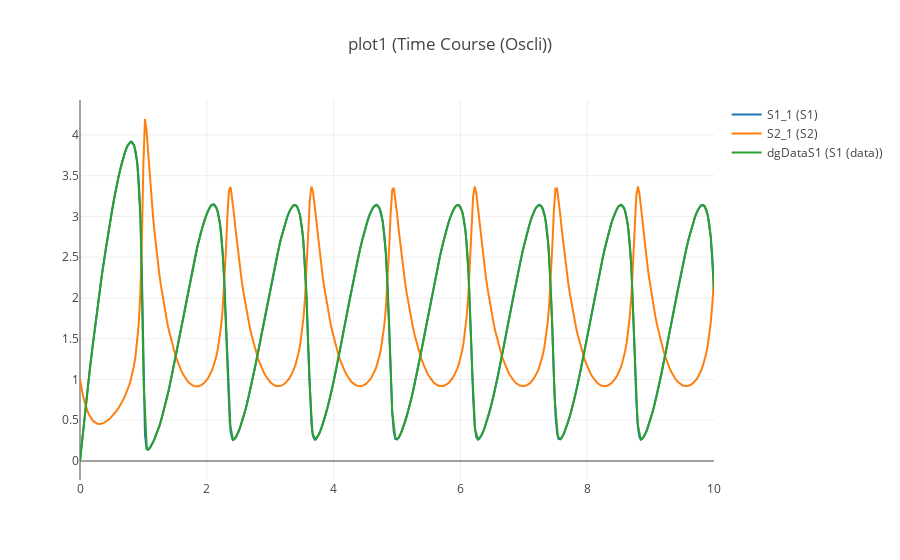

The notebook cell this image was saved under:
### Code cell
import os
import importlib
import tellurium
import matplotlib

# tellurium.setDefaultPlottingEngine("matplotlib")
tellurium.setDefaultPlottingEngine("plotly")

outputDir = "./__tellurium__"
if not os.path.exists(outputDir):
    os.makedirs(outputDir)
dgs = tellurium.executeCombineArchive("L1V3_plotting-data-numl.omex", printPython=True, 
                                      outputDir=outputDir, saveOutputs=True)
#dgs = tellurium.executeCombineArchive("L1V3_lorenz-sbml.omex", printPython=True, 
#                                      outputDir=outputDir, saveOutputs=True)

### Figure 1 — Plotly figure (JSON) as saved in the notebook; plotly's stock layout.template omitted (floating-point values rounded to 4 significant figures; data arrays with more than 128 entries replaced by an {"elided": "..."} marker saying what was removed)
{"data": [{"mode": "lines", "name": "S1_1 (S1)", "type": "scatter", "x": {"elided": "401 float values"}, "y": {"elided": "401 float values"}}, {"mode": "lines", "name": "S2_1 (S2)", "type": "scatter", "x": {"elided": "401 float values"}, "y": {"elided": "401 float values"}}, {"mode": "lines", "name": "dgDataS1 (S1 (data))", "type": "scatter", "x": {"elided": "200 float values"}, "y": {"elided": "200 float values"}}], "layout": {"title": "plot1 (Time Course (Oscli))"}}
